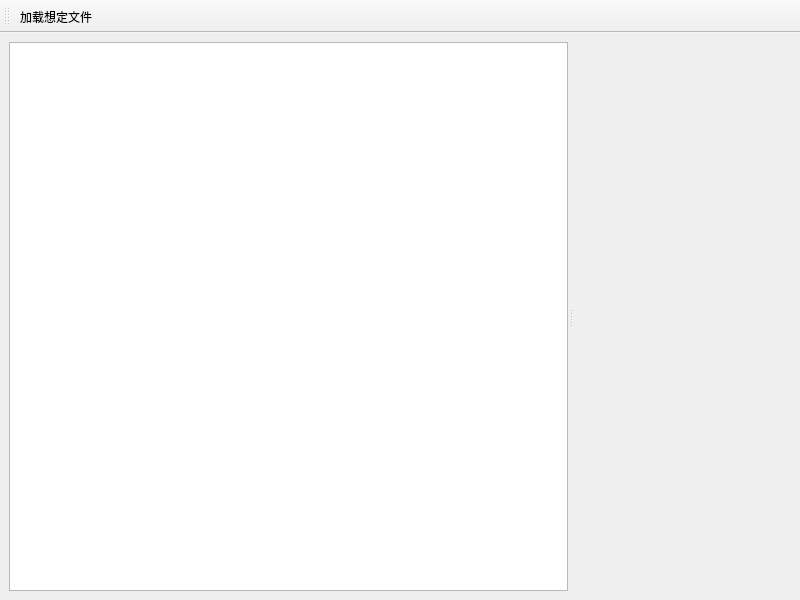
<?xml version="1.0" encoding="UTF-8"?>
<ui version="4.0">
 <class>MainWindow</class>
 <widget class="QMainWindow" name="MainWindow">
  <property name="geometry">
   <rect>
    <x>0</x>
    <y>0</y>
    <width>800</width>
    <height>600</height>
   </rect>
  </property>
  <property name="minimumSize">
   <size>
    <width>300</width>
    <height>0</height>
   </size>
  </property>
  <property name="windowTitle">
   <string>MainWindow</string>
  </property>
  <widget class="QWidget" name="centralwidget">
   <layout class="QHBoxLayout" name="horizontalLayout_3">
    <item>
     <widget class="QSplitter" name="splitter">
      <property name="sizePolicy">
       <sizepolicy hsizetype="Expanding" vsizetype="Preferred">
        <horstretch>1</horstretch>
        <verstretch>0</verstretch>
       </sizepolicy>
      </property>
      <property name="midLineWidth">
       <number>0</number>
      </property>
      <property name="orientation">
       <enum>Qt::Horizontal</enum>
      </property>
      <property name="opaqueResize">
       <bool>true</bool>
      </property>
      <property name="handleWidth">
       <number>5</number>
      </property>
      <property name="childrenCollapsible">
       <bool>true</bool>
      </property>
      <widget class="QTreeView" name="tree_view"/>
      <widget class="QWidget" name="widget" native="true">
       <property name="minimumSize">
        <size>
         <width>0</width>
         <height>0</height>
        </size>
       </property>
      </widget>
     </widget>
    </item>
   </layout>
  </widget>
  <widget class="QToolBar" name="toolBar">
   <property name="windowTitle">
    <string>toolBar</string>
   </property>
   <attribute name="toolBarArea">
    <enum>TopToolBarArea</enum>
   </attribute>
   <attribute name="toolBarBreak">
    <bool>false</bool>
   </attribute>
   <addaction name="action_loadxml"/>
  </widget>
  <action name="action_loadxml">
   <property name="icon">
    <iconset resource="../../top-window-resources.qrc">
     <normaloff>:/img/top-window/logo.png</normaloff>:/img/top-window/logo.png</iconset>
   </property>
   <property name="text">
    <string>加载想定文件</string>
   </property>
   <property name="toolTip">
    <string>&lt;html&gt;&lt;head/&gt;&lt;body&gt;&lt;p&gt;加载想定文件面板&lt;/p&gt;&lt;/body&gt;&lt;/html&gt;</string>
   </property>
  </action>
 </widget>
 <resources>
  <include location="../../top-window-resources.qrc"/>
 </resources>
 <connections/>
</ui>
